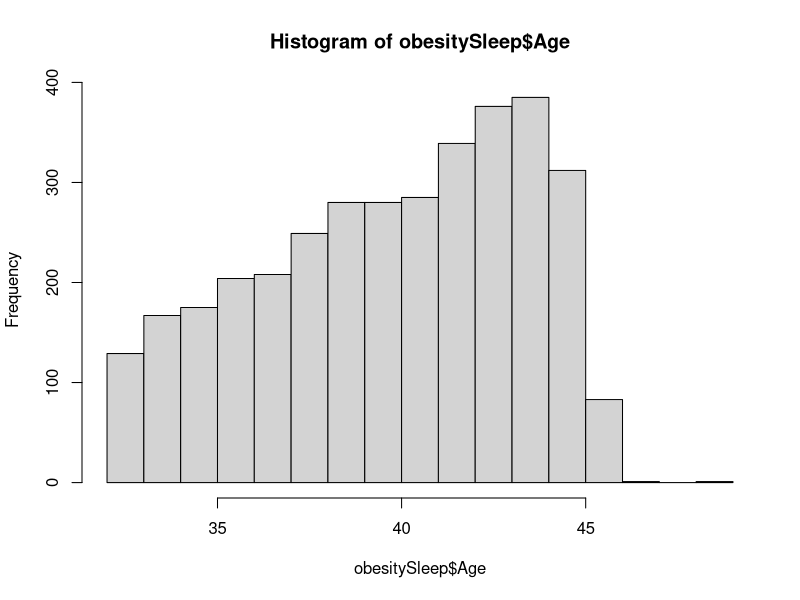
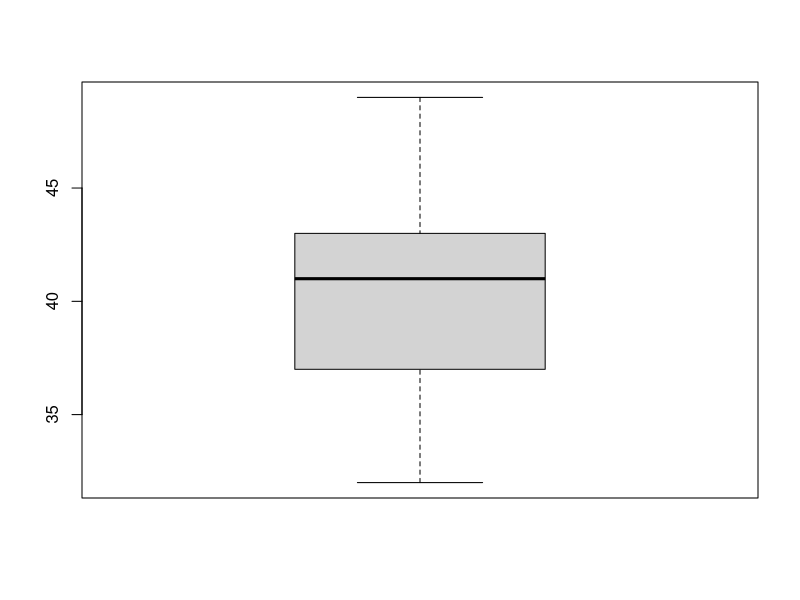
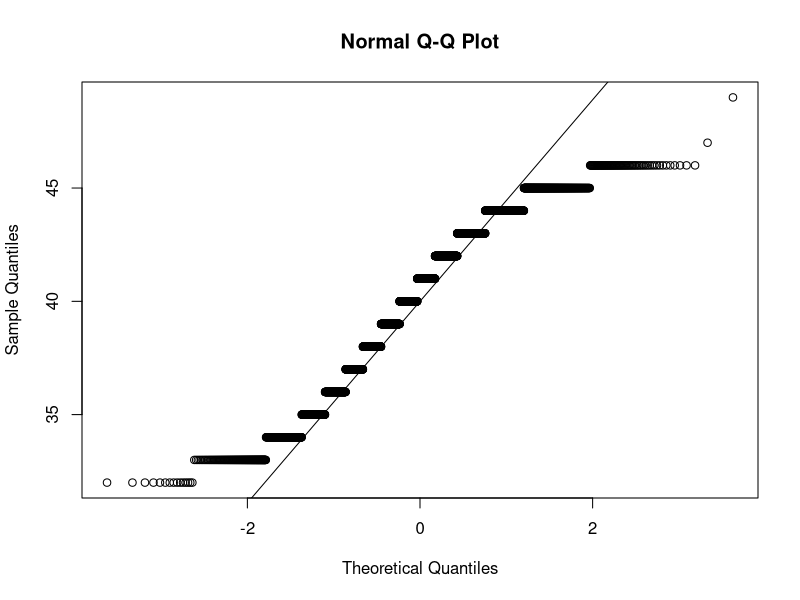
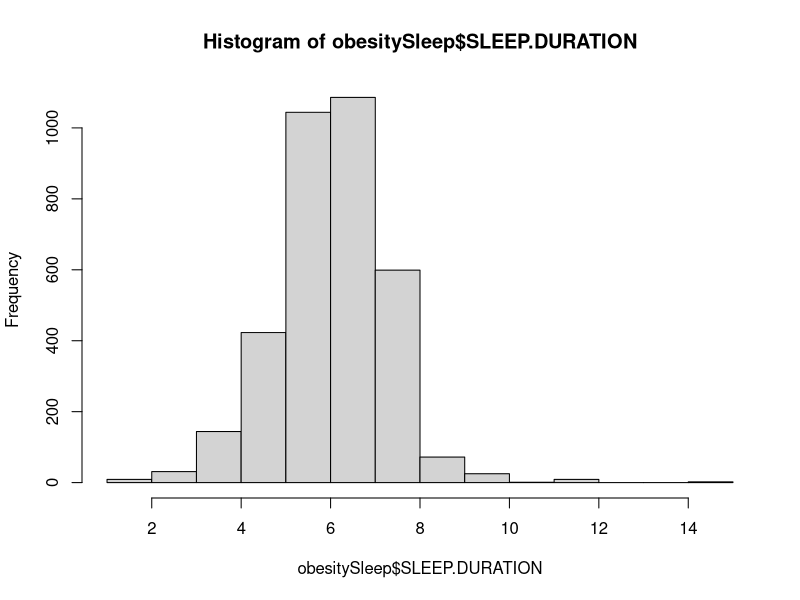
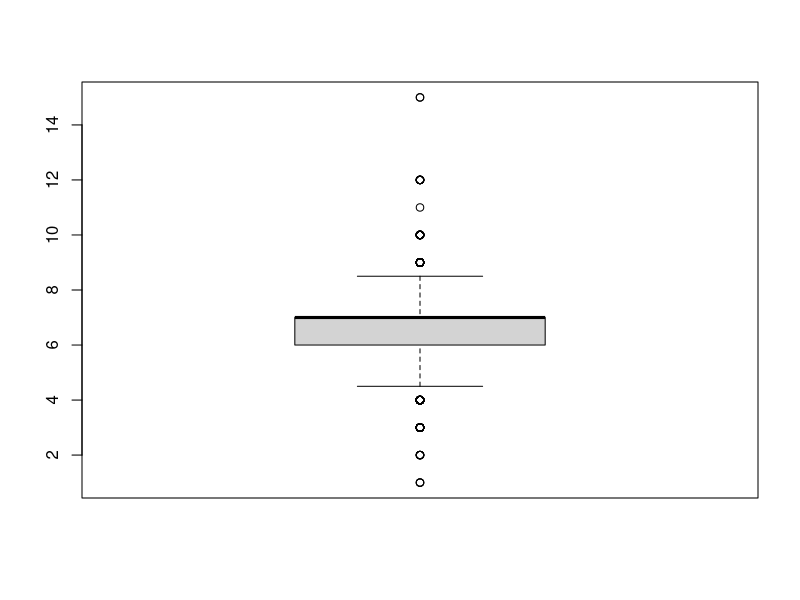
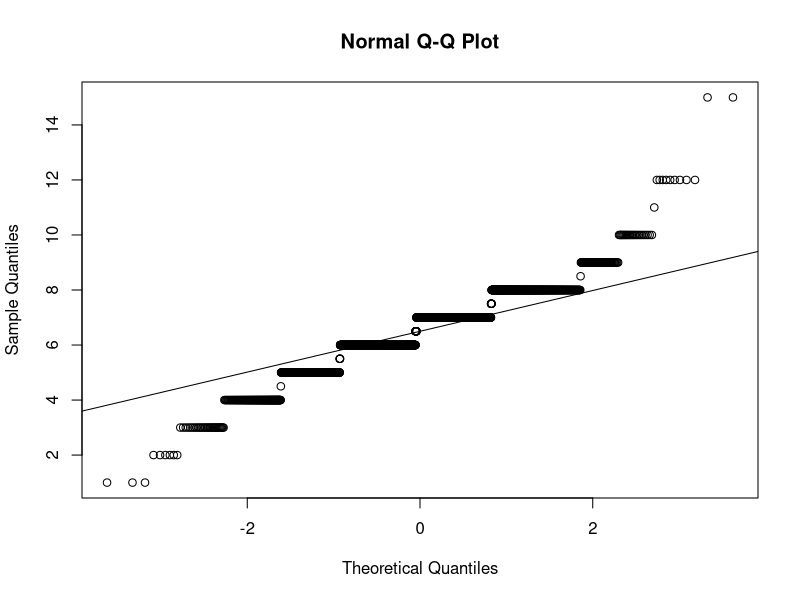
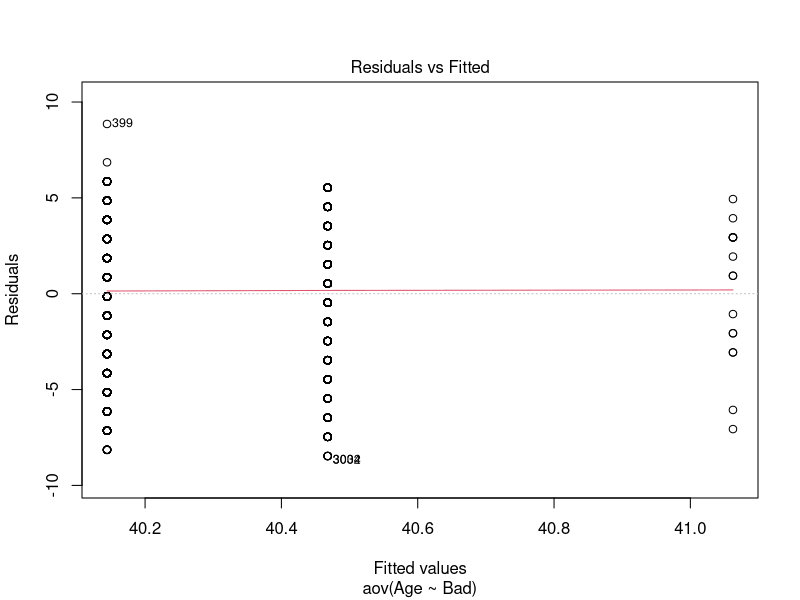
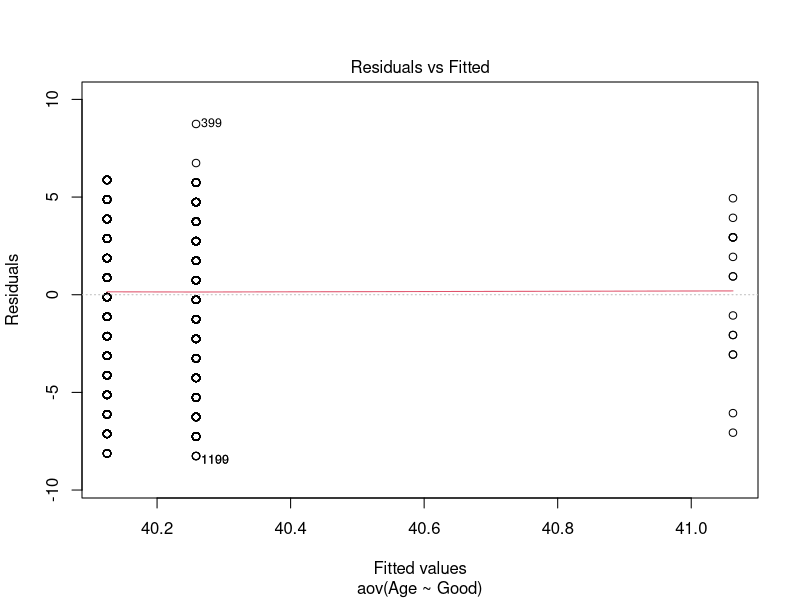

Write the R code that produced these figures, in order.
library(ggplot2)

obesitySleep <- read.table("Obesity_Sleep.csv", sep=",", header=T)

##### Descriptive Stats for entire data set/sample
##### and by Obesity BMI categories

#AGE: in years
#RACE: 
#      0 = black not hispanic
#      1 = white not hispanic
#SLEEP QUALITY RATING:
#      1 = BAD
#      2 = OK
#      3 = GOOD
#SLEEP DURATION: average hours of sleep per day over the last month
#OBESITY:
#      0 = Not obese; BMI of 29.9 or less
#      1 = Obese; BMI >= 30.0

frequencyDistribution= function(dataSet, ascending=F)
{
  row.counts = table(dataSet)
  n = sum(row.counts)
  if (ascending) ord = order(-row.counts)
  else ord = 1:length(row.counts)
  data.frame(
    row.names = row.names(row.counts[ord]),
    Counts = as.vector(row.counts),
    Percents = 100*as.vector(row.counts[ord]/n),
    CumCount = cumsum(as.vector(row.counts[ord])),
    CumPercent = 100*cumsum(as.vector(row.counts[ord]))/n
  )
  
}


str(obesitySleep)

############################################ AGE ###############################
############################################ AGE ###############################
############################################ AGE ###############################
############################################ AGE ###############################


###### AGE ALONE ######## AGE ALONE ##############  AGE ALONE ##############

summary(obesitySleep[,c(2)])
sd(obesitySleep$Age)

#MODE OF AGE
tab <- table(obesitySleep$Age) # number of occurrences for each unique value
sort(tab, decreasing = TRUE) # sort highest to lowest

#Coefficient of Variation
sd(obesitySleep$Age, na.rm=TRUE) / mean(obesitySleep$Age, na.rm=TRUE)
#NORMALITY TESTS ON AGE
hist(obesitySleep$Age)
age.boxplot <- boxplot(obesitySleep$Age)
shapiro.test(obesitySleep$Age)
qqnorm(obesitySleep$Age)
qqline(obesitySleep$Age)

##### AGE BY OBESE CATEGORY #########
by(obesitySleep[,c(2)], obesitySleep$Obese, summary)
# NUMBER OF AGE VALUES BY OBESE CATEGORY ###
by(obesitySleep[,c(2)], obesitySleep$Obese, length)


#MODE OF AGE when Obese = NOT OBESE
tab <- table(obesitySleep$Age[obesitySleep$Obese=='Not Obese'])   # number of occurrences for each unique value
sort(tab, decreasing = TRUE) # sort highest to lowest

#MODE OF AGE when Obese = OBESE
tab <- table(obesitySleep$Age[obesitySleep$Obese=='Obese'])   # number of occurrences for each unique value
sort(tab, decreasing = TRUE) # sort highest to lowest


#SD/MEAN on AGE when Obese = NOT OBESE
with(obesitySleep, sd(Age[Obese=='Not Obese']))
with(obesitySleep, mean(Age[Obese=='Not Obese']))


#SD/MEAN on AGE when Obese =  OBESE
with(obesitySleep, sd(Age[Obese=='Obese']))
with(obesitySleep, mean(Age[Obese=='Obese']))


############################################ RACE ###############################
############################################ RACE ###############################
############################################ RACE ###############################
############################################ RACE ###############################

summary(obesitySleep[,c(4)])
prop.table(table(obesitySleep$Race))

by(obesitySleep[,c(4)], obesitySleep$Obese, summary)


raceTab <- table(obesitySleep$Race[obesitySleep$Obese=='Obese'])   
cbind(raceTab, prop.table(raceTab))

raceTab2 <- table(obesitySleep$Race[obesitySleep$Obese=='Not Obese']) 
cbind(raceTab2, prop.table(raceTab2))




############################################ SLEEP QUALITY ###############################
############################################ SLEEP QUALITY ###############################
############################################ SLEEP QUALITY ###############################
############################################ SLEEP QUALITY ###############################


summary(obesitySleep[,c(5)])
prop.table(table(obesitySleep$SLEEP.QUALITY.RATING))
by(obesitySleep[,c(5)], obesitySleep$SLEEP.QUALITY.RATING, summary)


sleepTab <- table(obesitySleep$SLEEP.QUALITY.RATING[obesitySleep$Obese=='Obese'])   
cbind(sleepTab, prop.table(sleepTab))

sleepTab2 <- table(obesitySleep$SLEEP.QUALITY.RATING[obesitySleep$Obese=='Not Obese']) 
cbind(sleepTab2, prop.table(sleepTab2))


############################################ SLEEP DURATION ###############################
############################################ SLEEP DURATION ###############################
############################################ SLEEP DURATION ###############################
############################################ SLEEP DURATION ###############################


summary(obesitySleep[,c(6)])
sd(obesitySleep$SLEEP.DURATION, na.rm=TRUE)

#MODE 
tab <- table(obesitySleep$SLEEP.DURATION) # number of occurrences for each unique value
sort(tab, decreasing = TRUE) # sort highest to lowest

#Coefficient of Variation
sd(obesitySleep$SLEEP.DURATION, na.rm=TRUE) / mean(obesitySleep$SLEEP.DURATION, na.rm=TRUE)
#NORMALITY TESTS
hist(obesitySleep$SLEEP.DURATION)
sleepduration.boxplot <- boxplot(obesitySleep$SLEEP.DURATION)
shapiro.test(obesitySleep$SLEEP.DURATION)
qqnorm(obesitySleep$SLEEP.DURATION)
qqline(obesitySleep$SLEEP.DURATION)




##### BY OBESE CATEGORY #########
by(obesitySleep[,c(6)], obesitySleep$Obese, summary)
# NUMBER OF  VALUES BY OBESE CATEGORY ###
by(obesitySleep[,c(6)], obesitySleep$Obese, length)


#MODE  when Obese = NOT OBESE
tab <- table(obesitySleep$SLEEP.DURATION[obesitySleep$Obese=='Not Obese'])   # number of occurrences for each unique value
sort(tab, decreasing = TRUE) # sort highest to lowest

#MODE  when Obese = OBESE
tab <- table(obesitySleep$SLEEP.DURATION[obesitySleep$Obese=='Obese'])   # number of occurrences for each unique value
sort(tab, decreasing = TRUE) # sort highest to lowest


#SD/MEAN  when Obese = NOT OBESE
with(obesitySleep, sd(SLEEP.DURATION[Obese=='Not Obese'],na.rm=TRUE))
with(obesitySleep, mean(SLEEP.DURATION[Obese=='Not Obese'] , na.rm=TRUE))


#SD/MEAN when Obese =  OBESE
with(obesitySleep, sd(SLEEP.DURATION[Obese=='Obese'], na.rm=TRUE))
with(obesitySleep, mean(SLEEP.DURATION[Obese=='Obese'], na.rm=TRUE))



############################################ OBESITY CATEGORY ###############################
############################################ OBESITY CATEGORY ###############################
############################################ OBESITY CATEGORY ###############################
############################################ OBESITY CATEGORY ###############################


summary(obesitySleep[,c(11)])
prop.table(table(obesitySleep$Obese))
by(obesitySleep[,c(11)], obesitySleep$Obese, summary)



###################### BIVARIATE ANALYSIS ################ ###################### BIVARIATE ANALYSIS ##############################
###################### BIVARIATE ANALYSIS ################ ###################### BIVARIATE ANALYSIS ##############################
###################### BIVARIATE ANALYSIS ################ ###################### BIVARIATE ANALYSIS ##############################
###################### BIVARIATE ANALYSIS ################ ###################### BIVARIATE ANALYSIS ##############################


##### Obesity Category by Age, Race, Sleep Quality, Sleep Duration

############# OBESITY BY AGE ############## OBESITY BY AGE ##############
Age=obesitySleep$Age
obesityCategory=obesitySleep$Obese
t.test(Age~obesityCategory)


############# OBESITY BY SLEEP DURATION ############## OBESITY BY SLEEP DURATION ##############
sleepDuration=obesitySleep$SLEEP.DURATION
obesityCategory=obesitySleep$Obese
t.test(sleepDuration~obesityCategory)



############ OBESITY BY RACE ########################### OBESITY BY RACE ###################

library(gmodels)
library(MASS)
with(obesitySleep, CrossTable(Obese, Race))

#chiRaceObesity <- 
chisq.test(table(obesitySleep$Obese, obesitySleep$Race))


############ OBESITY BY SLEEP QUALITY ########################### OBESITY BY SLEEP QUALITY ###################

with(obesitySleep, CrossTable(Obese, Bad))
chisq.test(table(obesitySleep$Obese, obesitySleep$Bad))

with(obesitySleep, CrossTable(Obese, Good))
chisq.test(table(obesitySleep$Obese, obesitySleep$Good))

with(obesitySleep, CrossTable(Obese, OK))
chisq.test(table(obesitySleep$Obese, obesitySleep$OK))

####### AGE BY RACE #########

Race=obesitySleep$Race
Age=obesitySleep$Age

t.test(Age~Race)


####### AGE BY SLEEP QUALITY ########

#sleepQualityBad=obesitySleep$Bad
#Age=obesitySleep$Age

anova.sleepqualbad.age <- aov(Age ~ Bad, data = obesitySleep)
summary(anova.sleepqualbad.age)
plot(anova.sleepqualbad.age, 1)

anova.sleepqualgood.age <- aov(Age ~ Good, data = obesitySleep)
summary(anova.sleepqualgood.age)
plot(anova.sleepqualgood.age, 1)

anova.sleepqualok.age <- aov(Age ~ OK, data = obesitySleep)
summary(anova.sleepqualok.age)
plot(anova.sleepqualok.age, 1)

library(car)
leveneTest(Age ~ Bad, data = obesitySleep)

leveneTest(Age ~ Good, data = obesitySleep)

leveneTest(Age ~ OK, data = obesitySleep)





#### AGE BY SLEEP DURATION ########


scatterplot(SLEEP.DURATION ~ Age, data = obesitySleep)
plot(x=obesitySleep$Age,y=obesitySleep$SLEEP.DURATION)
Hmisc::rcorr(x=obesitySleep$Age,y=obesitySleep$SLEEP.DURATION, type=c("spearman"))
Hmisc::rcorr(x=obesitySleep$SLEEP.DURATION,y=obesitySleep$Age, type=c("spearman"))

Hmisc::rcorr(x=obesitySleep$Age,y=obesitySleep$SLEEP.DURATION, type=c("pearson"))

#complete.obs means only complete rows, ignore NA values
cor(obesitySleep$Age, obesitySleep$SLEEP.DURATION, use = "complete.obs", method = "pearson")

cor.test(obesitySleep$Age, obesitySleep$SLEEP.DURATION)

library(rms)
library(ggpubr)


ggs = ggscatter(obesitySleep, x = "Age", y = "SLEEP.DURATION", 
                add = "reg.line", conf.int = TRUE, 
                cor.coef = TRUE, cor.method = "pearson",
                xlab = "Age", ylab = "Sleep Duration") 
ggs



### RACE BY SLEEP QUALITY #####
tableBad= table(obesitySleep$Race,obesitySleep$Bad)
tableBad
chisq.test(tableBad)

tablegood= table(obesitySleep$Race,obesitySleep$Good)
tablegood
chisq.test(tablegood)

tableOk= table(obesitySleep$Race,obesitySleep$OK)
tableOk
chisq.test(tableOk)




### RACE BY SLEEP DURATION ####

sleepDuration=obesitySleep$SLEEP.DURATION
raceCategory=obesitySleep$Race
t.test(sleepDuration~raceCategory)


### SLEEP QUALITY BY SLEEP DURATION ####

anova.sleepqualbad.dur <- aov(SLEEP.DURATION ~ Bad, data = obesitySleep)
summary(anova.sleepqualbad.dur)
plot(anova.sleepqualbad.dur, 1)

anova.sleepqualgood.dur <- aov(SLEEP.DURATION ~ Good, data = obesitySleep)
summary(anova.sleepqualgood.dur)
plot(anova.sleepqualgood.dur, 1)

anova.sleepqualok.dur <- aov(SLEEP.DURATION ~ OK, data = obesitySleep)
summary(anova.sleepqualok.dur)
plot(anova.sleepqualok.dur, 1)

library(car)
leveneTest(SLEEP.DURATION ~ Bad, data = obesitySleep)

leveneTest(SLEEP.DURATION ~ Good, data = obesitySleep)

leveneTest(SLEEP.DURATION ~ OK, data = obesitySleep)


#### Step 3:  Conduct Multiple Logistic Regression Analyses


obesitySleep$Race = factor(obesitySleep$Race, levels=c("White, Non-Hispanic","Black, Non-Hispanic"))
obesitySleep$Obese=factor(obesitySleep$Obese, levels = c("Obese","Not Obese"))

Races=relevel(obesitySleep$Race, "White, Non-Hispanic")
Obeses=relevel(obesitySleep$Obese,"Not Obese")
mylogit = glm(Obese ~ Race + Age + SLEEP.DURATION + Bad + OK , data = obesitySleep, family = "binomial")



summary(mylogit)




# 
# by(obesitySleep[,c(2,4,5,6,11)], obesitySleep$Obese, summary)
# 
# 
# summary(obesitySleep[,c(2,4,5,6,11)])
# 
# lapply(obesitySleep[,c(2,6)], sd, na.rm=TRUE)
# 
# lapply(obesitySleep[,c(2,6)], mean, na.rm=TRUE)
# lapply(obesitySleep[,c(2,6)], IQR, na.rm=TRUE)
# 
# 
# lapply(obesitySleep[,c(2,6)], sd, na.rm=TRUE)


# coefficient.of.variation.age <- sd(obesitySleep$Age, na.rm=TRUE) / mean(obesitySleep$Age, na.rm=TRUE)
# #NORMALITY TESTS ON AGE
# hist(obesitySleep$Age)
# age.boxplot <- boxplot(obesitySleep$Age)
# shapiro.test(obesitySleep$Age)
# qqnorm(obesitySleep$Age)
# qqline(obesitySleep$Age)





#MODE OF AGE
# tab <- table(obesitySleep$Age) # number of occurrences for each unique value
# sort(tab, decreasing = TRUE) # sort highest to lowest



# coefficient.of.variation.sleepduration <- sd(obesitySleep$SLEEP.DURATION, na.rm=TRUE) / mean(obesitySleep$SLEEP.DURATION, na.rm=TRUE)
# hist(obesitySleep$SLEEP.DURATION)
# 
# sleepdur.boxplot <- ggplot(obesitySleep) +
#   aes(x = Obese, y = SLEEP.DURATION) +
#   geom_boxplot()
# 
# sleepdur.boxplot
# 
# qqnorm(obesitySleep$SLEEP.DURATION)
# # Draw the reference line:
# qqline(obesitySleep$SLEEP.DURATION)
